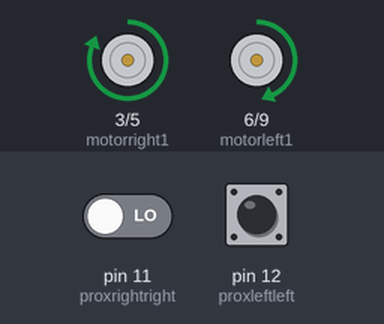
Simulated run of this sketch. Board: Arduino Uno, built with avr-gcc and run on an emulated ATmega328P. Shown: motor-driver pin pairs drawn as motors (green arrow = first pin HIGH = forward, orange = second pin HIGH = backward, longer = more drive). The inputs (shaded band) are chosen by the test bench; at power-on: pin 12 (proxleftleft) HIGH, pin 11 (proxrightright) LOW.

Above: at 1.2 s.
1.3 s: pin 12 (proxleftleft) pulled LOW for 0.15 s
At 1.42 s:
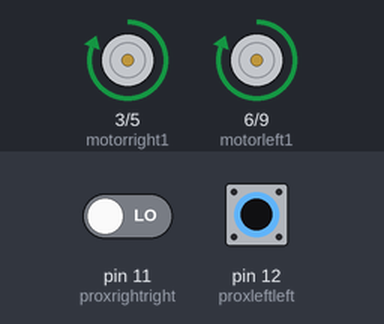
2.9 s: pin 12 (proxleftleft) pulled LOW for 1 s
At 5.1 s:
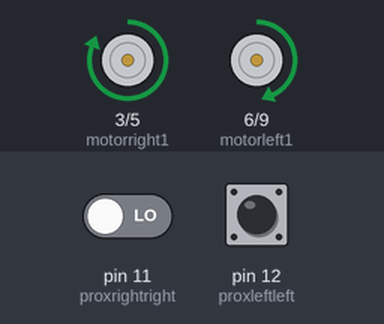
5.4 s: pin 11 (proxrightright) driven HIGH and pin 12 (proxleftleft) driven LOW
At 6.0 s:
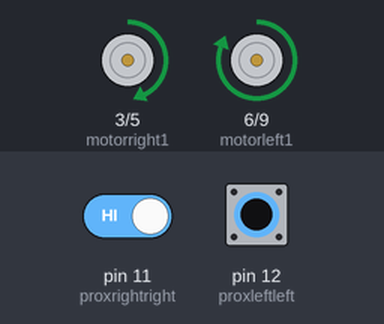
6.9 s: pin 11 (proxrightright) driven LOW
At 7.6 s:
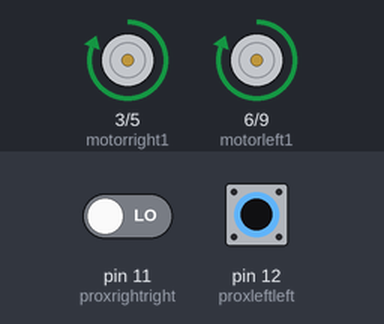
8.4 s: pin 12 (proxleftleft) driven HIGH
At 8.8 s:
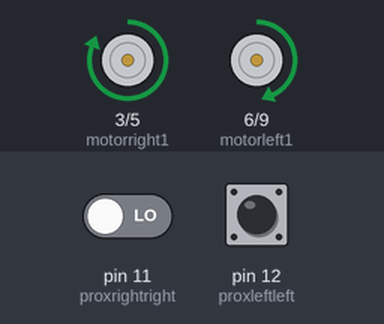
9.9 s: pin 12 (proxleftleft) driven LOW
At 10.7 s:
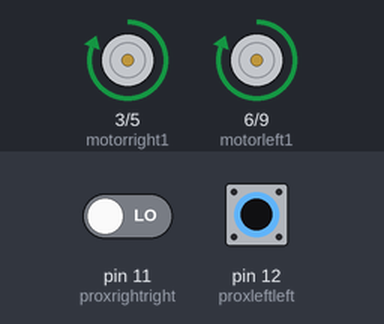
Timing chart, 0 to 12.4 s (numbered marks = the images above; inputs shaded):
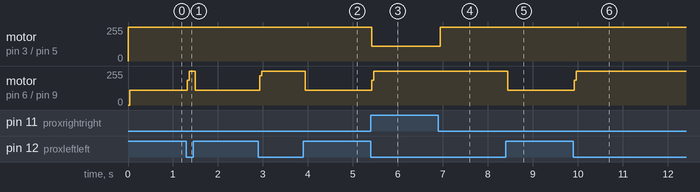

The sketch:

Move_Test.ino
```cpp
/*
Author: Karim Q.
Date: ~2019
*/
#define motorright1 3
#define motorright2 5
#define motorleft1 6
#define motorleft2 9
#define proxrightright 11
#define proxleftleft 12

int proxrightright2, proxleftleft2;

void setup() {
  pinMode(motorright1, OUTPUT); pinMode(motorright2, OUTPUT);
  pinMode(motorleft1, OUTPUT); pinMode(motorleft2, OUTPUT);
  pinMode(proxrightright, INPUT); pinMode(proxleftleft, INPUT);

  Serial.begin(9600);
}

void drive(int rightspeed1, int rightspeed2, int leftspeed1, int leftspeed2) {
  analogWrite(motorright1, rightspeed1); analogWrite(motorright2, rightspeed2);
  analogWrite(motorleft1, leftspeed1); analogWrite(motorleft2, leftspeed2);
}

void loop() {
  proxrightright2 = digitalRead(proxrightright);
  proxleftleft2 = digitalRead(proxleftleft);

  drive(255,0,255,0);

  if(proxleftleft2==LOW && proxrightright2==HIGH) {
    drive(0,0,255,0);
  }

  if(proxleftleft2==HIGH && !proxrightright==LOW) {
    drive(255,0,0,0);
  }
}
```

Measured:
- after the input at 1.3 s, motor on pin 6 (motorleft1) / pin 9 (motorleft2): forward 112/255 → forward 255/255 at once, → forward 112/255 0.17 s later
- after the input at 2.9 s, motor on pin 6 (motorleft1) / pin 9 (motorleft2): forward 112/255 → forward 255/255 at once, → forward 112/255 1.0 s later
- after the input at 5.4 s, motor on pin 3 (motorright1) / pin 5 (motorright2): forward 255/255 → forward 111/255 at once; motor on pin 6 (motorleft1) / pin 9 (motorleft2): forward 112/255 → forward 255/255 at once
- after the input at 6.9 s, motor on pin 3 (motorright1) / pin 5 (motorright2): forward 111/255 → forward 255/255 at once
- after the input at 8.4 s, motor on pin 6 (motorleft1) / pin 9 (motorleft2): forward 255/255 → forward 112/255 at once
- after the input at 9.9 s, motor on pin 6 (motorleft1) / pin 9 (motorleft2): forward 112/255 → forward 255/255 at once
